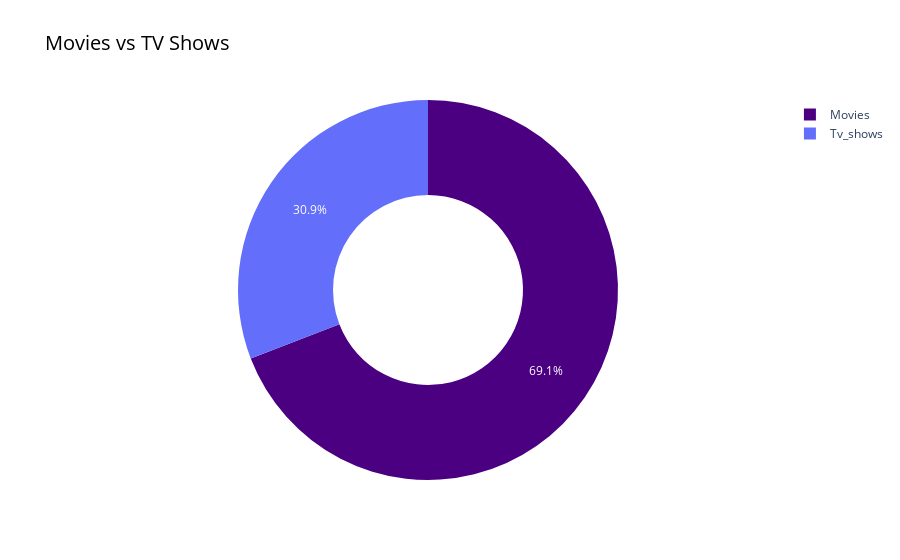

Notebook cell for this chart:
### Code cell
Movies = Netflix[Netflix['type'] == 'Movie'].shape[0]
Tv_shows = Netflix[Netflix['type'] == 'TV Show'].shape[0]

fig = go.Figure(data=[go.Pie(
    labels=['Movies', 'Tv_shows'],
    values=[Movies, Tv_shows],
    hole=.5,
    marker_colors=['indigo', 'dogerblue']
)])
fig.update_layout(
    title='Movies vs TV Shows',
    title_font=dict(size=20, color='black')
)
fig.show()

### Figure 1 — Plotly figure (JSON) as saved in the notebook; plotly's stock layout.template omitted (floating-point values rounded to 4 significant figures)
{"data": [{"hole": 0.5, "labels": ["Movies", "Tv_shows"], "marker": {"colors": ["indigo", "dogerblue"]}, "type": "pie", "values": [5372, 2398]}], "layout": {"title": {"font": {"color": "black", "size": 20}, "text": "Movies vs TV Shows"}}}
